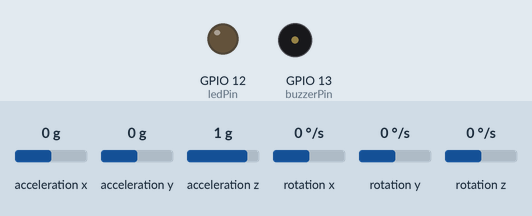
Recording of a sketch running on a simulated ESP32. Parts: output pins drawn as LEDs (lit = HIGH), buzzer (waves = sounding, pin HIGH). Dashed ring = blinking. Inputs (shaded band) come from the test bench; at power-on: acceleration x 0 g, acceleration y 0 g, acceleration z 1 g, rotation x 0 °/s, rotation y 0 °/s, rotation z 0 °/s. What the sketch prints to the serial monitor is not drawn.

Above: at 1.2 s.
1.3 s: acceleration x set to -0.5 g
2.8 s: acceleration x set to -0.8 g
At 4.1 s:
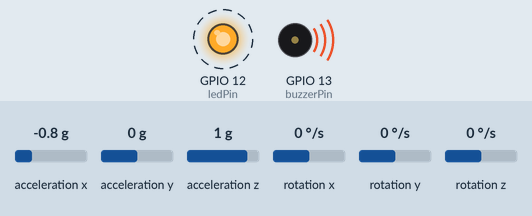
Timing chart, 0 to 12.8 s (numbered marks = the images above; inputs shaded):
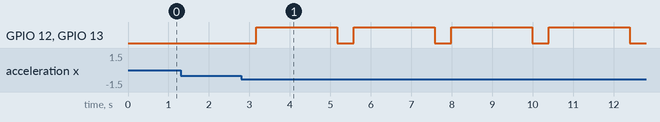

Measured:
- the behaviour switches between -0.6 and -0.7 g on acceleration x (found by bisection; images 0 and 1)
- after the input at 1.3 s, every drawn part: stays the same
- after the input at 2.8 s, GPIO 12 (ledPin), GPIO 13 (buzzerPin): alternates HIGH for 2.0 s and LOW for 0.41 s, starting after 0.37 s

The sketch:

Kalibrasi1_130525.ino
```cpp
#include <Wire.h>
#include <MPU6050.h>

MPU6050 mpu;

const int buzzerPin = 13;
const int ledPin = 12;

const float threshold = 1.18;  // Ambang batas guncangan
const unsigned long detectionDuration = 250;  // ms
unsigned long startTime = 0;
bool aboveThreshold = false;

// Fungsi estimasi skala richter dari percepatan total (g)
float estimateRichter(float a_total) {
  if (a_total <= 1.0) return 2.0;
  else if (a_total <= 1.5) return 3.0;
  else if (a_total <= 2.0) return 4.0;
  else if (a_total <= 2.5) return 5.0;
  else if (a_total <= 3.0) return 6.0;
  else if (a_total <= 4.0) return 7.0;
  else return 8.0;
}

// Fungsi konversi Richter ke MMI dan golongan
void getMMIInfo(float richter, String &mmi, String &gol) {
  if (richter <= 2.0) { mmi = "I"; gol = "Instrumental"; }
  else if (richter <= 3.0) { mmi = "II"; gol = "Sangat lemah"; }
  else if (richter <= 4.0) { mmi = "III"; gol = "Agak lemah"; }
  else if (richter == 4.0) { mmi = "IV"; gol = "Lemah"; }
  else if (richter <= 5.0) { mmi = "V"; gol = "Agak kuat"; }
  else if (richter <= 6.0) { mmi = "VI"; gol = "Kuat"; }
  else if (richter == 6.0) { mmi = "VII"; gol = "Sangat kuat"; }
  else if (richter <= 7.0) { mmi = "VIII"; gol = "Merusak"; }
  else if (richter == 7.0) { mmi = "IX"; gol = "Hebat"; }
  else if (richter <= 8.0) { mmi = "X"; gol = "Sangat Hebat"; }
  else if (richter == 8.0) { mmi = "XI"; gol = "Ekstrim"; }
  else { mmi = "XII"; gol = "Sangat Ekstrim"; }
}

void setup() {
  Serial.begin(115200);
  Wire.begin(21, 22);
  mpu.initialize();

  if (!mpu.testConnection()) {
    Serial.println("❌ MPU6050 tidak terdeteksi!");
    while (1);
  }
  Serial.println("✅ MPU6050 siap.");

  pinMode(buzzerPin, OUTPUT);
  pinMode(ledPin, OUTPUT);
  digitalWrite(buzzerPin, LOW);
  digitalWrite(ledPin, LOW);
}

void loop() {
  int16_t ax, ay, az;
  mpu.getAcceleration(&ax, &ay, &az);

  float x = ax / 16384.0;
  float y = ay / 16384.0;
  float z = az / 16384.0;

  float a_total = sqrt(x * x + y * y + z * z);

  Serial.print("a_total: ");
  Serial.println(a_total);

  if (a_total > threshold) {
    if (!aboveThreshold) {
      startTime = millis();
      aboveThreshold = true;
    } else if (millis() - startTime >= detectionDuration) {
      Serial.println("⚠️ Gempa terdeteksi!");

      float richter = estimateRichter(a_total);
      String mmi, gol;
      getMMIInfo(richter, mmi, gol);

      Serial.print("Estimasi Skala Richter: ");
      Serial.println(richter, 1);
      Serial.print("Skala MMI: ");
      Serial.println(mmi);
      Serial.print("Golongan: ");
      Serial.println(gol);

      digitalWrite(buzzerPin, HIGH);
      digitalWrite(ledPin, HIGH);
      delay(2000);
      digitalWrite(buzzerPin, LOW);
      digitalWrite(ledPin, LOW);

      aboveThreshold = false;
    }
  } else {
    aboveThreshold = false;
  }

  delay(100);
}
```
